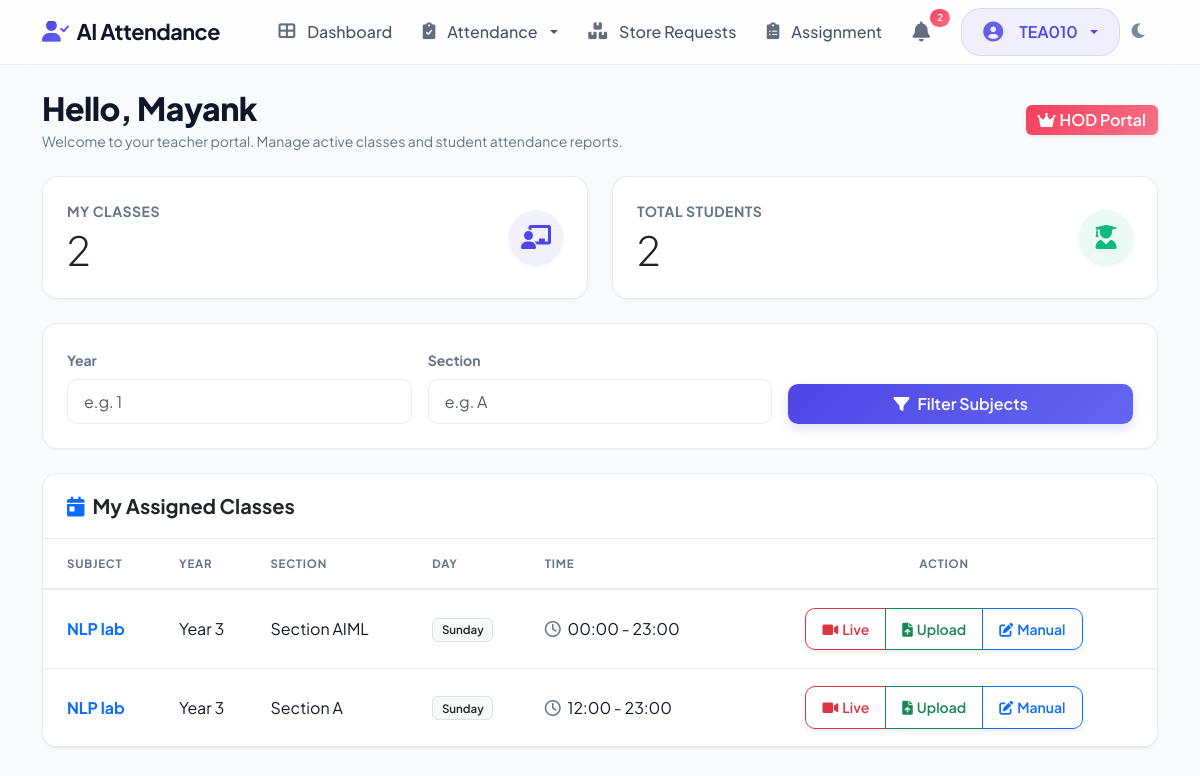
Screenshot of /core/teacher_dashboard/ (signed in) with the database file from the repository.
### core/models.py (models this page shows, shortened)
class TeacherSubject(models.Model):
    DAYS_OF_WEEK = (
        (0, 'Monday'),
        (1, 'Tuesday'),
        (2, 'Wednesday'),
        (3, 'Thursday'),
        (4, 'Friday'),
        (5, 'Saturday'),
        (6, 'Sunday'),
    )
    teacher = models.ForeignKey(User, on_delete=models.CASCADE, limit_choices_to={'is_staff': True, 'is_superuser': False})
    subject = models.CharField(max_length=100)
    year = models.CharField(max_length=10)
    section = models.CharField(max_length=10, null=True, blank=True)
    day = models.IntegerField(choices=DAYS_OF_WEEK, default=0)
    start_time = models.TimeField(null=True, blank=True)
    end_time = models.TimeField(null=True, blank=True)

### core/views.py (the view)
# urls.py: path('teacher_dashboard/', views.teacher_dashboard, name='teacher_dashboard'),
@login_required
def teacher_dashboard(request):
    today_weekday = datetime.datetime.now().weekday()
    assigned_classes = TeacherSubject.objects.filter(teacher=request.user, day=today_weekday)
    year_query = request.GET.get('year')
    if year_query:
        assigned_classes = assigned_classes.filter(year__icontains=year_query)
    section_query = request.GET.get('section')
    if section_query:
        assigned_classes = assigned_classes.filter(section__icontains=section_query)
    total_classes_count = assigned_classes.count()
    class_specs = assigned_classes.values_list('year', 'section').distinct()
    total_students_count = 0
    relevant_students_ids = set()
    for year, section in class_specs:
        q = Student.objects.filter(year__icontains=year)
        if section:
            q = q.filter(section__icontains=section)
            dept_codes = ['CSE', 'IT', 'ECE', 'EE', 'ME', 'CE', 'AIDS', 'AIML']
            if section.upper() in dept_codes:
                q = q.filter(department__icontains=section)
        ids = q.values_list('id', flat=True)
        relevant_students_ids.update(ids)
    total_students_count = len(relevant_students_ids)
    recent_attendance = AttendanceRecord.objects.filter(student__id__in=relevant_students_ids).order_by('-date', '-time')[:5]
    current_time = datetime.datetime.now().time()
    display_classes = []
    for cls in assigned_classes:
        cls.is_active = False
        if cls.start_time and cls.end_time:
            if cls.start_time <= cls.end_time:
                if cls.start_time <= current_time <= cls.end_time:
                    cls.is_active = True
            else:
                if current_time >= cls.start_time or current_time <= cls.end_time:
                    cls.is_active = True
        display_classes.append(cls)
    return render(request, 'teacher_dashboard.html', {
        'assigned_classes': display_classes,
        'selected_year': year_query,
        'selected_section': section_query,
        'total_classes_count': total_classes_count,
        'total_students_count': total_students_count,
        'recent_attendance': recent_attendance,
        'user': request.user
    })

### templates/teacher_dashboard.html (shortened to what this page needs)
{% extends 'base.html' %}
{% block content %}
<div class="row my-4">
    <div class="col-md-12">
        <div class="d-flex align-items-center justify-content-between mb-4 flex-wrap gap-3">
            <div>
                <h2 class="fw-extrabold mb-1" style="font-weight: 800; letter-spacing: -0.5px;">Hello, {{ user.first_name|default:user.username }}</h2>
                <p class="text-muted small mb-0">Welcome to your teacher portal. Manage active classes and student attendance reports.</p>
            </div>
            {% if user.teacher_profile.designation == 'hod' %}
            <span class="badge bg-danger fs-6 shadow-sm"><i class="fas fa-crown me-1"></i>HOD Portal</span>
            {% endif %}
        </div>
        <div class="row mb-4 g-4">
            <div class="col-md-6">
                <div class="card border-0 h-100">
                    <div class="card-body p-4">
                        <div class="d-flex justify-content-between align-items-center">
                            <div>
                                <p class="text-muted small fw-bold text-uppercase mb-1" style="letter-spacing: 0.5px;">My Classes</p>
                                <h2 class="display-6 fw-extrabold mb-0">{{ total_classes_count }}</h2>
                            </div>
                            <div class="d-inline-flex align-items-center justify-content-center rounded-circle shadow-sm"
                                 style="width: 54px; height: 54px; background: rgba(79, 70, 229, 0.08); color: var(--primary-color);">
                                <i class="fas fa-chalkboard-teacher fs-4"></i>
                            </div>
                        </div>
                    </div>
                </div>
            </div>
            <div class="col-md-6">
                <div class="card border-0 h-100">
                    <div class="card-body p-4">
                        <div class="d-flex justify-content-between align-items-center">
                            <div>
                                <p class="text-muted small fw-bold text-uppercase mb-1" style="letter-spacing: 0.5px;">Total Students</p>
                                <h2 class="display-6 fw-extrabold mb-0">{{ total_students_count }}</h2>
                            </div>
                            <div class="d-inline-flex align-items-center justify-content-center rounded-circle shadow-sm"
                                 style="width: 54px; height: 54px; background: rgba(16, 185, 129, 0.08); color: #10b981;">
                                <i class="fas fa-user-graduate fs-4"></i>
                            </div>
                        </div>
                    </div>
                </div>
            </div>
        </div>
        <div class="card border-0 mb-4">
            <div class="card-body p-4">
                <form method="get" class="row g-3 align-items-end">
                    <div class="col-md-4">
                        <label for="year" class="form-label small fw-bold text-muted">Year</label>
                        <input type="text" class="form-control" id="year" name="year" placeholder="e.g. 1"
                            value="{{ selected_year|default:'' }}">
                    </div>
                    <div class="col-md-4">
                        <label for="section" class="form-label small fw-bold text-muted">Section</label>
                        <input type="text" class="form-control" id="section" name="section" placeholder="e.g. A"
                            value="{{ selected_section|default:'' }}">
                    </div>
                    <div class="col-md-4">
                        <button type="submit" class="btn btn-primary w-100 py-2">
                            <i class="fas fa-filter me-2"></i>Filter Subjects
                        </button>
                    </div>
                </form>
            </div>
        </div>
        <div class="card border-0 mb-5">
            <div class="card-header d-flex justify-content-between align-items-center">
                <h5 class="mb-0 fw-bold"><i class="fas fa-calendar-day me-2 text-primary"></i>My Assigned Classes</h5>
            </div>
            <div class="card-body p-0">
                {% if assigned_classes %}
                <div class="table-responsive">
                    <table class="table table-hover align-middle mb-0">
                        <thead>
                            <tr>
                                <th class="ps-4">Subject</th>
                                <th>Year</th>
                                <th>Section</th>
                                <th>Day</th>
                                <th>Time</th>
                                <th class="text-center pe-4">Action</th>
                            </tr>
                        </thead>
                        <tbody>
                            {% for item in assigned_classes %}
                            <tr>
                                <td class="fw-bold text-primary ps-4">{{ item.subject }}</td>
                                <td>Year {{ item.year }}</td>
                                <td>Section {{ item.section|default:"-" }}</td>
                                <td>
                                    <span class="badge bg-light text-dark border" style="font-size: 0.72rem;">{{ item.get_day_display }}</span>
                                </td>
                                <td>
                                    {% if item.start_time %}
                                    <i class="far fa-clock me-1 text-muted"></i> {{ item.start_time|time:"H:i" }} - {{ item.end_time|time:"H:i" }}
                                    {% else %}
                                    <span class="text-muted">-</span>
                                    {% endif %}
                                </td>
                                <td class="text-center pe-4">
                                    {% if item.is_active %}
                                    <div class="btn-group shadow-sm" role="group">
                                        <a href="{% url 'live_attendance' %}?subject={{ item.subject }}&year={{ item.year }}&section={{ item.section|default:'' }}"
                                            class="btn btn-outline-danger btn-sm px-3">
                                            <i class="fas fa-video me-1"></i>Live
                                        </a>
                                        <a href="{% url 'upload_attendance' %}?subject={{ item.subject }}&year={{ item.year }}&section={{ item.section|default:'' }}"
                                            class="btn btn-outline-success btn-sm px-3">
                                            <i class="fas fa-file-upload me-1"></i>Upload
                                        </a>
                                        <a href="{% url 'manual_attendance' %}?subject={{ item.subject }}&year={{ item.year }}&section={{ item.section|default:'' }}&start_time={{ item.start_time|time:'H:i' }}"
                                            class="btn btn-outline-primary btn-sm px-3">
                                            <i class="fas fa-edit me-1"></i>Manual
                                        </a>
                                    </div>
                                    {% else %}
                                    <span class="badge bg-secondary text-white">Not Active</span>
                                    {% endif %}
                                </td>
                            </tr>
                            {% endfor %}
                        </tbody>
                    </table>
                </div>
                {% else %}
                <div class="p-4 text-center">
                    <div class="alert alert-warning rounded-3 d-inline-block px-4 mb-0">
                        <i class="fas fa-exclamation-triangle me-2"></i>No classes scheduled for today.
                    </div>
                </div>
                {% endif %}
            </div>
        </div>
    </div>
</div>
{% endblock %}

### templates/base.html (shortened to what this page needs)
<!DOCTYPE html>
<html lang="en">
<head>
    <link href="https://cdn.jsdelivr.net/npm/bootstrap@5.3.0/dist/css/bootstrap.min.css" rel="stylesheet">
    <link rel="stylesheet" href="https://cdnjs.cloudflare.com/ajax/libs/font-awesome/6.0.0/css/all.min.css">
</head>
<body>
    <nav class="navbar navbar-expand-lg navbar-light mb-4 sticky-top">
        <div class="container">
            <a class="navbar-brand fw-bold" href="{% url 'index' %}"><i class="fas fa-user-check me-2"></i>AI
                Attendance</a>
            <div class="collapse navbar-collapse" id="navbarNav">
                <ul class="navbar-nav ms-auto">
                    {% if user.is_authenticated %}
                    {% if user.is_superuser %}
                    <li class="nav-item"><a class="nav-link" href="{% url 'admin_dashboard' %}"><i class="fas fa-chart-line me-1"></i>Dashboard</a></li>
                    <li class="nav-item"><a class="nav-link" href="{% url 'manage_students' %}"><i class="fas fa-users-cog me-1"></i>Students</a></li>
                    <li class="nav-item"><a class="nav-link" href="{% url 'admin_store_dashboard' %}"><i class="fas fa-store me-1"></i>Store</a></li>
                    {% elif user.is_staff %}
                    <li class="nav-item">
                        <a class="nav-link" href="{% url 'teacher_dashboard' %}">
                            <i class="fas fa-th-large me-1"></i> Dashboard
                        </a>
                    </li>
                    <li class="nav-item dropdown">
                        <a class="nav-link dropdown-toggle" href="#" id="attendanceDropdown" role="button" data-bs-toggle="dropdown" aria-expanded="false">
                            <i class="fas fa-clipboard-check me-1"></i> Attendance
                        </a>
                    </li>
                    <li class="nav-item">
                        <a class="nav-link" href="{% url 'my_store_requests' %}">
                            <i class="fas fa-boxes me-1"></i> Store Requests
                        </a>
                    </li>
                    <li class="nav-item">
                        <a class="nav-link" href="{% url 'teacher_materials' %}">
                            <i class="fas fa-clipboard-list me-1"></i> Assignment
                        </a>
                    </li>
                    {% endif %}
                    {% if user.is_staff or user.store_profile or user.is_superuser %}
                    <li class="nav-item dropdown me-2" id="storeNotifLi">
                        <a class="nav-link" href="#" id="storeNotifDropdown" role="button" data-bs-toggle="dropdown" aria-expanded="false" style="position:relative;">
                            <i class="fas fa-bell fs-5"></i>
                            <span class="position-absolute top-0 start-100 translate-middle badge rounded-pill bg-danger" id="storeNotifBadge" style="display: none; font-size: 0.6em; margin-left: -5px; margin-top: 5px;">
                            </span>
                        </a>
                    </li>
                    {% endif %}
                    <li class="nav-item dropdown nav-item-profile ms-lg-2">
                        <a class="nav-link dropdown-toggle d-flex align-items-center" href="#" id="navbarDropdown" role="button"
                            data-bs-toggle="dropdown" aria-expanded="false" style="color: var(--primary-color) !important; font-weight: 600;">
                            <i class="fas fa-user-circle me-2 fs-5"></i> {{ user.username }}
                        </a>
                    </li>
                    {% else %}
                    {% if request.resolver_match.url_name != 'login' %}
                    <li class="nav-item"><a class="nav-link" href="{% url 'login' %}"><i
                                class="fas fa-sign-in-alt me-1"></i> Login</a></li>
                    {% endif %}
                    {% endif %}
                    <li class="nav-item">
                        <button class="btn nav-link" id="darkModeToggle" title="Toggle Dark Mode">
                            <i class="fas fa-moon"></i>
                        </button>
                    </li>
                </ul>
            </div>
        </div>
    </nav>
    <div class="container">
        {% block content %}{% endblock %}
    </div>
</body>
</html>

### rows the page displays
TeacherSubject: subject "NLP lab", year "3", section "AIML", day "Sunday", start_time "00:00", end_time "23:00"
TeacherSubject: subject "NLP lab", year "3", section "A", day "Sunday", start_time "12:00", end_time "23:00"

### other values shown
{{ user.username }} "TEA010"
{{ user.first_name|default:user.username }} "Mayank"
{{ total_classes_count }} "2"
{{ total_students_count }} "2"
